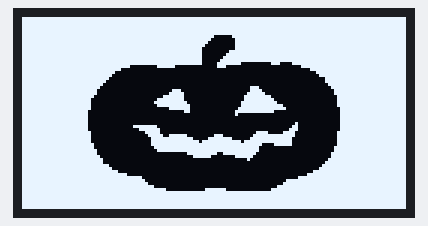
The sketch below on a simulated Arduino Uno, built with avr-gcc and run on an emulated ATmega328P. On the bench: 128×64 one-colour display.

Above: at 0.1 s.

The sketch:

oled_display.ino
```cpp
#include <SPI.h>
#include <Wire.h>
#include <Adafruit_GFX.h>
#include <Adafruit_SSD1306.h>

#define SCREEN_WIDTH 128 // OLED display width, in pixels
#define SCREEN_HEIGHT 64 // OLED display height, in pixels

#define OLED_RESET 4
Adafruit_SSD1306 display(SCREEN_WIDTH, SCREEN_HEIGHT, &Wire, OLED_RESET);

#define LOGO_HEIGHT   64
#define LOGO_WIDTH    128

// 'pumpkin', 128x64px
const unsigned char myBitmap [] PROGMEM = {
	0xff, 0xff, 0xff, 0xff, 0xff, 0xff, 0xff, 0xff, 0xff, 0xff, 0xff, 0xff, 0xff, 0xff, 0xff, 0xff,
	0xff, 0xff, 0xff, 0xff, 0xff, 0xff, 0xff, 0xff, 0xff, 0xff, 0xff, 0xff, 0xff, 0xff, 0xff, 0xff,
	0xff, 0xff, 0xff, 0xff, 0xff, 0xff, 0xff, 0xff, 0xff, 0xff, 0xff, 0xff, 0xff, 0xff, 0xff, 0xff,
	0xff, 0xff, 0xff, 0xff, 0xff, 0xff, 0xff, 0xff, 0xff, 0xff, 0xff, 0xff, 0xff, 0xff, 0xff, 0xff,
	0xff, 0xff, 0xff, 0xff, 0xff, 0xff, 0xff, 0xff, 0xff, 0xff, 0xff, 0xff, 0xff, 0xff, 0xff, 0xff,
	0xff, 0xff, 0xff, 0xff, 0xff, 0xff, 0xff, 0xff, 0xff, 0xff, 0xff, 0xff, 0xff, 0xff, 0xff, 0xff,
	0xff, 0xff, 0xff, 0xff, 0xff, 0xff, 0xff, 0xff, 0x03, 0xff, 0xff, 0xff, 0xff, 0xff, 0xff, 0xff,
	0xff, 0xff, 0xff, 0xff, 0xff, 0xff, 0xff, 0xfe, 0x01, 0xff, 0xff, 0xff, 0xff, 0xff, 0xff, 0xff,
	0xff, 0xff, 0xff, 0xff, 0xff, 0xff, 0xff, 0xfc, 0x01, 0xff, 0xff, 0xff, 0xff, 0xff, 0xff, 0xff,
	0xff, 0xff, 0xff, 0xff, 0xff, 0xff, 0xff, 0xf8, 0x01, 0xff, 0xff, 0xff, 0xff, 0xff, 0xff, 0xff,
	0xff, 0xff, 0xff, 0xff, 0xff, 0xff, 0xff, 0xf0, 0x01, 0xff, 0xff, 0xff, 0xff, 0xff, 0xff, 0xff,
	0xff, 0xff, 0xff, 0xff, 0xff, 0xff, 0xff, 0xf0, 0x07, 0xff, 0xff, 0xff, 0xff, 0xff, 0xff, 0xff,
	0xff, 0xff, 0xff, 0xff, 0xff, 0xff, 0xff, 0xf0, 0x0f, 0xff, 0xff, 0xff, 0xff, 0xff, 0xff, 0xff,
	0xff, 0xff, 0xff, 0xff, 0xff, 0xff, 0xff, 0xf0, 0x1f, 0xff, 0xff, 0xff, 0xff, 0xff, 0xff, 0xff,
	0xff, 0xff, 0xff, 0xff, 0xff, 0xff, 0xff, 0xf0, 0x3f, 0xff, 0xff, 0xff, 0xff, 0xff, 0xff, 0xff,
	0xff, 0xff, 0xff, 0xff, 0xff, 0xff, 0xff, 0xf0, 0x7f, 0x80, 0x1c, 0x3f, 0xff, 0xff, 0xff, 0xff,
	0xff, 0xff, 0xff, 0xff, 0xf0, 0x07, 0xe0, 0x00, 0x70, 0x00, 0x00, 0x07, 0xff, 0xff, 0xff, 0xff,
	0xff, 0xff, 0xff, 0xff, 0x80, 0x00, 0x00, 0x00, 0x00, 0x00, 0x00, 0x00, 0xff, 0xff, 0xff, 0xff,
	0xff, 0xff, 0xff, 0xfe, 0x00, 0x00, 0x00, 0x00, 0x00, 0x00, 0x00, 0x00, 0x3f, 0xff, 0xff, 0xff,
	0xff, 0xff, 0xff, 0xfc, 0x00, 0x00, 0x00, 0x00, 0x00, 0x00, 0x00, 0x00, 0x1f, 0xff, 0xff, 0xff,
	0xff, 0xff, 0xff, 0xf8, 0x00, 0x00, 0x00, 0x00, 0x00, 0x00, 0x00, 0x00, 0x07, 0xff, 0xff, 0xff,
	0xff, 0xff, 0xff, 0xf0, 0x00, 0x00, 0x00, 0x00, 0x00, 0x00, 0x00, 0x00, 0x07, 0xff, 0xff, 0xff,
	0xff, 0xff, 0xff, 0xe0, 0x00, 0x00, 0x00, 0x00, 0x00, 0x00, 0x00, 0x00, 0x03, 0xff, 0xff, 0xff,
	0xff, 0xff, 0xff, 0xc0, 0x00, 0x00, 0x00, 0x00, 0x00, 0x0e, 0x00, 0x00, 0x01, 0xff, 0xff, 0xff,
	0xff, 0xff, 0xff, 0x80, 0x00, 0x00, 0x38, 0x00, 0x00, 0x0f, 0x00, 0x00, 0x00, 0xff, 0xff, 0xff,
	0xff, 0xff, 0xff, 0x80, 0x00, 0x00, 0x7c, 0x00, 0x00, 0x1f, 0x80, 0x00, 0x00, 0xff, 0xff, 0xff,
	0xff, 0xff, 0xff, 0x00, 0x00, 0x01, 0xfc, 0x00, 0x00, 0x3f, 0xe0, 0x00, 0x00, 0x7f, 0xff, 0xff,
	0xff, 0xff, 0xfe, 0x00, 0x00, 0x07, 0xfc, 0x00, 0x00, 0x3f, 0xf0, 0x00, 0x00, 0x7f, 0xff, 0xff,
	0xff, 0xff, 0xfe, 0x00, 0x00, 0x0f, 0xfe, 0x00, 0x00, 0x7f, 0xf8, 0x00, 0x00, 0x7f, 0xff, 0xff,
	0xff, 0xff, 0xfe, 0x00, 0x00, 0x07, 0xff, 0x00, 0x00, 0x7f, 0xfe, 0x00, 0x00, 0x7f, 0xff, 0xff,
	0xff, 0xff, 0xfe, 0x00, 0x00, 0x00, 0x7f, 0x00, 0x00, 0xff, 0xff, 0x00, 0x00, 0x3f, 0xff, 0xff,
	0xff, 0xff, 0xfc, 0x00, 0x00, 0x00, 0x03, 0x00, 0x01, 0xff, 0xf0, 0x00, 0x00, 0x3f, 0xff, 0xff,
	0xff, 0xff, 0xfc, 0x00, 0x00, 0x00, 0x00, 0x00, 0x01, 0x00, 0x00, 0x00, 0x00, 0x3f, 0xff, 0xff,
	0xff, 0xff, 0xfc, 0x00, 0x00, 0x00, 0x00, 0x00, 0x00, 0x00, 0x00, 0x00, 0x00, 0x3f, 0xff, 0xff,
	0xff, 0xff, 0xfc, 0x00, 0x00, 0x00, 0x00, 0x00, 0x00, 0x00, 0x00, 0x00, 0x00, 0x3f, 0xff, 0xff,
	0xff, 0xff, 0xfc, 0x00, 0x00, 0x00, 0x00, 0x00, 0x00, 0x00, 0x00, 0x10, 0x00, 0x3f, 0xff, 0xff,
	0xff, 0xff, 0xfc, 0x00, 0x07, 0xf8, 0x00, 0x00, 0x00, 0x00, 0x00, 0x30, 0x00, 0x3f, 0xff, 0xff,
	0xff, 0xff, 0xfc, 0x00, 0x01, 0xfc, 0x00, 0x00, 0x00, 0x00, 0x00, 0x70, 0x00, 0x3f, 0xff, 0xff,
	0xff, 0xff, 0xfe, 0x00, 0x00, 0x7c, 0x00, 0x00, 0x00, 0x03, 0xc1, 0xe0, 0x00, 0x7f, 0xff, 0xff,
	0xff, 0xff, 0xfe, 0x00, 0x00, 0x3e, 0x7e, 0x00, 0xe0, 0x07, 0xff, 0xe0, 0x00, 0x7f, 0xff, 0xff,
	0xff, 0xff, 0xfe, 0x00, 0x00, 0x1f, 0xff, 0x83, 0xfc, 0x0f, 0xff, 0xc0, 0x00, 0x7f, 0xff, 0xff,
	0xff, 0xff, 0xfe, 0x00, 0x00, 0x1f, 0xff, 0xef, 0xff, 0xbf, 0xff, 0xc0, 0x00, 0x7f, 0xff, 0xff,
	0xff, 0xff, 0xff, 0x00, 0x00, 0x1f, 0xff, 0xff, 0xff, 0xff, 0x0f, 0xc0, 0x00, 0x7f, 0xff, 0xff,
	0xff, 0xff, 0xff, 0x00, 0x00, 0x0f, 0xff, 0xff, 0xff, 0xfe, 0x00, 0x00, 0x00, 0xff, 0xff, 0xff,
	0xff, 0xff, 0xff, 0x80, 0x00, 0x07, 0xff, 0xff, 0xff, 0xfe, 0x00, 0x00, 0x00, 0xff, 0xff, 0xff,
	0xff, 0xff, 0xff, 0x80, 0x00, 0x00, 0x01, 0xff, 0x9f, 0xfc, 0x00, 0x00, 0x01, 0xff, 0xff, 0xff,
	0xff, 0xff, 0xff, 0xc0, 0x00, 0x00, 0x00, 0x7e, 0x01, 0xf8, 0x00, 0x00, 0x01, 0xff, 0xff, 0xff,
	0xff, 0xff, 0xff, 0xe0, 0x00, 0x00, 0x00, 0x00, 0x00, 0x10, 0x00, 0x00, 0x03, 0xff, 0xff, 0xff,
	0xff, 0xff, 0xff, 0xe0, 0x00, 0x00, 0x00, 0x00, 0x00, 0x00, 0x00, 0x00, 0x07, 0xff, 0xff, 0xff,
	0xff, 0xff, 0xff, 0xf8, 0x00, 0x00, 0x00, 0x00, 0x00, 0x00, 0x00, 0x00, 0x0f, 0xff, 0xff, 0xff,
	0xff, 0xff, 0xff, 0xfc, 0x00, 0x00, 0x00, 0x00, 0x00, 0x00, 0x00, 0x00, 0x1f, 0xff, 0xff, 0xff,
	0xff, 0xff, 0xff, 0xff, 0x00, 0x00, 0x00, 0x00, 0x00, 0x00, 0x00, 0x00, 0x7f, 0xff, 0xff, 0xff,
	0xff, 0xff, 0xff, 0xff, 0xe0, 0x00, 0x00, 0x00, 0x00, 0x00, 0x00, 0x01, 0xff, 0xff, 0xff, 0xff,
	0xff, 0xff, 0xff, 0xff, 0xff, 0x00, 0x00, 0x00, 0x00, 0x00, 0x00, 0x0f, 0xff, 0xff, 0xff, 0xff,
	0xff, 0xff, 0xff, 0xff, 0xff, 0x80, 0x00, 0x00, 0x00, 0x00, 0x00, 0xff, 0xff, 0xff, 0xff, 0xff,
	0xff, 0xff, 0xff, 0xff, 0xff, 0xc0, 0x00, 0x00, 0x00, 0x00, 0x01, 0xff, 0xff, 0xff, 0xff, 0xff,
	0xff, 0xff, 0xff, 0xff, 0xff, 0xf0, 0x00, 0x00, 0x00, 0x00, 0x07, 0xff, 0xff, 0xff, 0xff, 0xff,
	0xff, 0xff, 0xff, 0xff, 0xff, 0xff, 0x00, 0x07, 0xf0, 0x00, 0x1f, 0xff, 0xff, 0xff, 0xff, 0xff,
	0xff, 0xff, 0xff, 0xff, 0xff, 0xff, 0xff, 0xff, 0xff, 0xff, 0xff, 0xff, 0xff, 0xff, 0xff, 0xff,
	0xff, 0xff, 0xff, 0xff, 0xff, 0xff, 0xff, 0xff, 0xff, 0xff, 0xff, 0xff, 0xff, 0xff, 0xff, 0xff,
	0xff, 0xff, 0xff, 0xff, 0xff, 0xff, 0xff, 0xff, 0xff, 0xff, 0xff, 0xff, 0xff, 0xff, 0xff, 0xff,
	0xff, 0xff, 0xff, 0xff, 0xff, 0xff, 0xff, 0xff, 0xff, 0xff, 0xff, 0xff, 0xff, 0xff, 0xff, 0xff,
	0xff, 0xff, 0xff, 0xff, 0xff, 0xff, 0xff, 0xff, 0xff, 0xff, 0xff, 0xff, 0xff, 0xff, 0xff, 0xff,
	0xff, 0xff, 0xff, 0xff, 0xff, 0xff, 0xff, 0xff, 0xff, 0xff, 0xff, 0xff, 0xff, 0xff, 0xff, 0xff
};

void setup() {
  Serial.begin(9600);

  // SSD1306_SWITCHCAPVCC = generate display voltage from 3.3V internally
  if(!display.begin(SSD1306_SWITCHCAPVCC, 0x3C)) { // Address 0x3D for 128x64
    Serial.println(F("SSD1306 allocation failed"));
    for(;;); // Don't proceed, loop forever
  }

  testdrawbitmap();    // Draw the required image
}

void loop() {
}

void testdrawbitmap(void) {
  display.clearDisplay();

  display.drawBitmap(
    (display.width()  - LOGO_WIDTH ) / 2,
    (display.height() - LOGO_HEIGHT) / 2,
    myBitmap, LOGO_WIDTH, LOGO_HEIGHT, 1);
  display.display();
  delay(1000);
}
```
